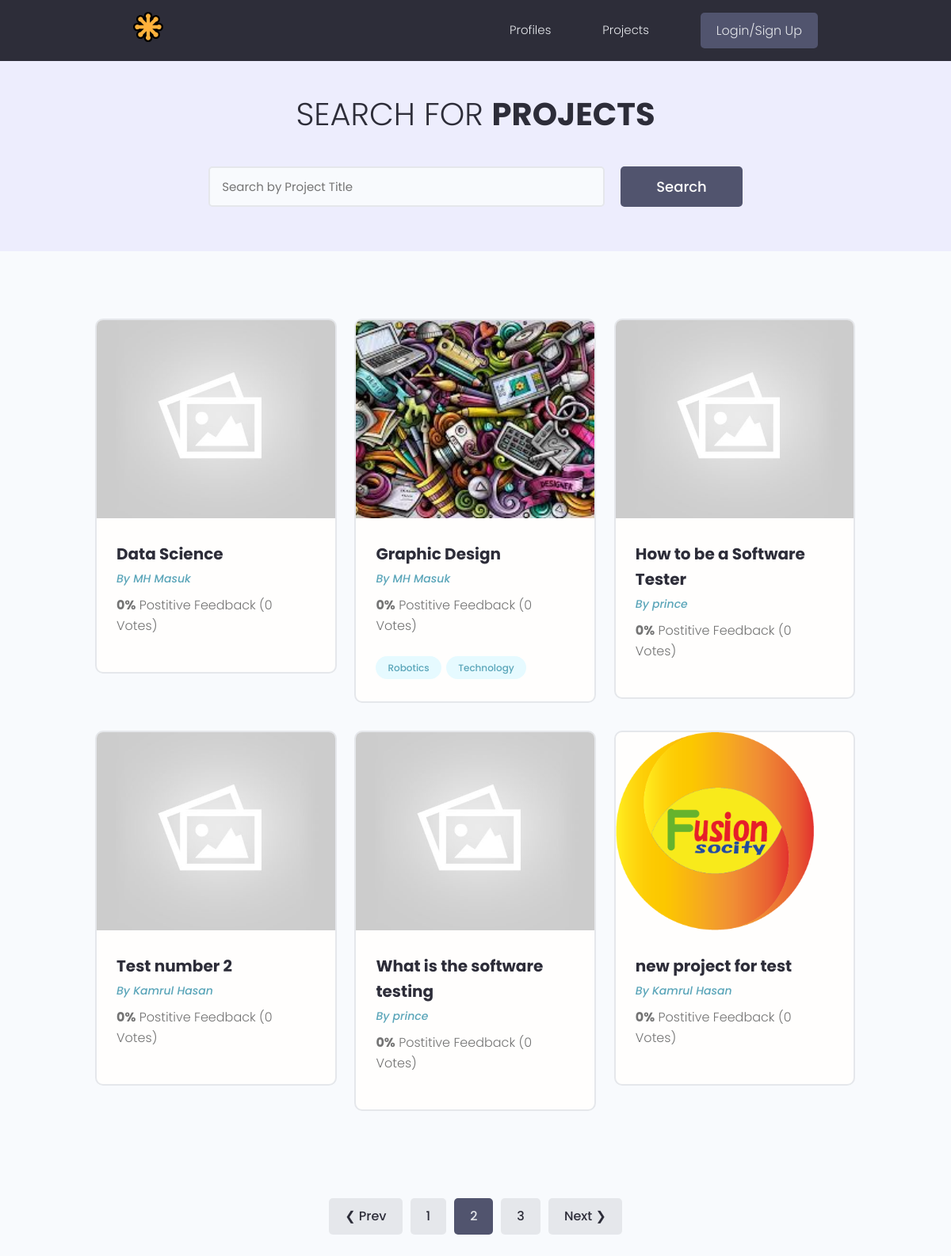
Screenshot of /projects/?page=2 with the database file from the repository.
### projects/models.py (models this page shows, shortened)
class Project(models.Model):
    owner = models.ForeignKey(Profiles, blank=True, null=True, on_delete=SET_NULL)
    title = models.CharField(max_length=200)
    description = models.TextField(null=True, blank=True)
    featured_image = models.ImageField(null =True, blank=True, default="default.jpg")
    demo_link = models.CharField(max_length=2000, null=True, blank=True)
    source_link = models.CharField(max_length=2000, null=True, blank=True)
    tags = models.ManyToManyField('Tag', blank=True)
    vote_total = models.IntegerField(default=0, null=True, blank=True)
    vote_ratio = models.IntegerField(default=0, null=True, blank=True)
    created = models.DateTimeField(auto_now_add=True)
    id = models.UUIDField(default=uuid.uuid4, unique=True, primary_key=True, editable=False)
    class Meta:
        ordering = ['-vote_ratio', '-vote_total', 'title']

class Tag(models.Model):
    name = models.CharField(max_length=200)
    created = models.DateTimeField(auto_now_add=True)
    id = models.UUIDField(default=uuid.uuid4, unique=True,
                          primary_key=True, editable=False)
    def __str__(self):
        return self.name

### users/models.py (models this page shows, shortened)
class Profiles(models.Model):
    user = models.OneToOneField(User, on_delete=models.CASCADE,
                                null=True,blank=True)
    name = models.CharField(max_length=100, blank=True, null=True)
    email = models.EmailField(max_length=300, blank=True, null=True)
    username = models.CharField(max_length=100, blank=True, null=True)
    locations = models.CharField(max_length=100, blank=True, null=True)
    short_into = models.CharField(max_length=300, blank=True, null=True)
    bio = models.TextField(blank=True, null=True)
    profile_image = models.ImageField(
                                      null=True, blank=True, upload_to='profils/', default="profiles/user-default.png")
    social_github = models.CharField(max_length=200, blank=True,null=True)
    social_twitter = models.CharField(max_length=200, blank=True,null=True)
    social_linkedin = models.CharField(max_length=200, blank=True,null=True)
    social_facebook = models.CharField(max_length=200, blank=True,null=True)
    social_youtube = models.CharField(max_length=200, blank=True,null=True)
    social_website = models.CharField(max_length=200, blank=True,null=True)
    created = models.DateTimeField(auto_now_add=True)
    id = models.UUIDField(default=uuid.uuid4, unique=True, primary_key=True, editable=False)

### projects/views.py (the view)
# urls.py: path('projects/', include('projects.urls')),
def projects(request):
    projects, search_query = searchProjects(request)
    custom_range, projects = paginationProjects(request, projects, 6)
    context = {'projects': projects,
               'search_query': search_query,
               'custom_range':custom_range}
    return render(request, 'projects/projects.html', context)

### projects/utils.py (called while the page is built)
def paginationProjects(request, projects, results):
    page = request.GET.get('page')
    results = 6
    paginator = Paginator(projects, results)
    try:
        projects = paginator.page(page)
    except PageNotAnInteger:
        page =1
        projects = paginator.page(page)
    except EmptyPage:
        page = paginator.num_pages
        projects = paginator.page(page)
    leftIndex = (int(page) - 3)
    if leftIndex < 1:
        leftIndex = 1
    rightIndex = (int(page) + 3)
    if rightIndex > paginator.num_pages:
        rightIndex = paginator.num_pages + 1
    custom_range = range(leftIndex, rightIndex)
    return custom_range, projects

def searchProjects(request):
    search_query = ''
    if request.GET.get('search_query'):
        search_query = request.GET.get('search_query')
    tags = Tag.objects.filter(name__icontains=search_query)
    projects = Project.objects.distinct().filter(
        Q(title__icontains = search_query)|
        Q(description__icontains = search_query)|
        Q(owner__name__icontains = search_query)|
        Q(tags__in=tags)
    )
    return projects, search_query

### projects/templates/projects/projects.html (shortened to what this page needs)
 {% extends 'main.html' %}
 {% block content %}
 {% load static %}
<main class="projects">
  <section class="hero-section text-center">
    <div class="container container--narrow">
      <div class="hero-section__box">
        <h2>Search for <span>Projects</span></h2>
      </div>
      <div class="hero-section__search">
        <form id="searchForm" class="form" action="{% url 'projects' %}" method="get">
          <div class="form__field">
            <input class="input input--text" id="formInput#search" type="text" name="search_query"
              placeholder="Search by Project Title" value="{{search_query}}" />
          </div>
          <input class="btn btn--sub btn--lg" type="submit" value="Search" />
        </form>
      </div>
    </div>
  </section>
  <section class="projectsList">
    <div class="container">
      <div class="grid grid--three">
        {% for project in projects %}
        <div class="column">
          <div class="card project">
            <a href="{% url 'project' project.id %}" class="project">
            {% if project.featured_image %}
              <img class="project__thumbnail" src="{{project.featured_image.url}}" alt="project thumbnail"/>
            {% endif %}
              <div class="card__body">
                <h3 class="project__title">{{project.title}}</h3>
                <p><a class="project__author" href="{% url 'user_profiles' project.owner.id %}">By {{project.owner.name}}</a></p>
                <p class="project--rating">
                  <span style="font-weight: bold;">{{project.vote_ratio}}%</span> Postitive
                  Feedback ({{project.vote_total}} Vote{{project.vote_total|pluralize:"s"}})
                </p>
                <div class="project__tags">
                  {% for tag in project.tags.all %}
                  <span class="tag tag--pill tag--main">
                    <small>{{tag}}</small>
                  </span>
                  {% endfor %}
                </div>
              </div>
            </a>
          </div>
        </div>
        {% endfor %}
      </div>
    </div>
  </section>
  {% include 'pagination.html' with queryset=projects custom_range=custom_range %}
</main>
  {% endblock content %}

### templates/main.html (shortened to what this page needs)
<!DOCTYPE html>
{% load static %}
<html>
<head>
    <link rel="stylesheet" href="https://cdn.iconmonstr.com/1.3.0/css/iconmonstr-iconic-font.min.css" />
    <link rel="stylesheet" href="{% static 'uikit/styles/uikit.css' %}" />
    <link rel="stylesheet" href="{% static 'styles/app.css' %}" />
</head>
<body>
 {% include 'navbar.html' %}
 {% block content  %}
 {% endblock  %}
</body>
</html>

### templates/navbar.html (shortened to what this page needs)
{% load static %}
<header class="header">
    <div class="container container--narrow">
      <a href="{% url 'profiles' %}" class="header__logo">
        <img src="{% static 'images/svg-2.svg' %}" alt="DevSearch Logo" />
      </a>
      <nav class="header__nav">
        <ul class="header__menu">
          <li class="header__menuItem"><a href="{% url 'profiles' %}">Profiles</a></li>
          <li class="header__menuItem"><a href="{% url 'projects' %}">Projects</a></li>
          {% if request.user.is_authenticated %}
          <li class="header__menuItem"><a href="{% url 'create-project' %}">Add Project</a></li>
          <li class="header__menuItem"><a href="{% url 'inbox' %}">Inbox</a></li>
          <li class="header__menuItem"><a href="{% url 'account' %}" class="btn btn--sub">Account</a></li>
          <li class="header__menuItem"><a href="{% url 'logout' %}" class="btn btn--sub">Logout</a></li>
          {% else %}
          <li class="header__menuItem"><a href="{% url 'login' %}" class="btn btn--sub">Login/Sign Up</a></li>
          {% endif %}
        </ul>
      </nav>
    </div>
  </header>

### templates/pagination.html
{% if queryset.has_other_pages %}
<div class="pagination">
  <ul class="container">
    {% if queryset.has_previous %}
    <li><a href="?page={{queryset.previous_page_number}}" class="btn page-link" data-page="{{queryset.previous_page_number}}" >&#10094; Prev </a></li>
    {% endif %}
    {% for page in custom_range %}
    {% if page == queryset.number %}
    <li><a href="?page={{page}}" class="btn page-link btn--sub" data-page="{{page}}" >{{page}}</a></li>
    {% else %}
    <li><a href="?page={{page}}" class="btn page-link" data-page="{{page}}">{{page}}</a></li>
    {% endif %}
    {% endfor %}
    {% if queryset.has_next %}
    <li><a href="?page={{queryset.next_page_number}}" class="btn page-link" data-page="{{queryset.next_page_number}}">Next &#10095;</a></li>
    {% endif %}
  </ul>
</div>
{% endif %}

### static/styles/app.css (style rules this page uses)
:root { --color-sub: #2d2d39; }
.btn--sub { background-color: var(--color-sub-light); }
.card { border: 2px solid var(--color-light); }
img { width: 100%; }
.header { position: sticky; z-index: 111; background-color: var(--color-sub); padding: 1.5rem 0; }
.header > .container { display: flex; justify-content: space-between; align-items: center; }
.header__logo > img { height: 3.8rem; }
.header__nav > ul { display: inline-flex; align-items: center; list-style: none; gap: 6.5rem; }
.header__menuItem > a { color: var(--color-light); font-weight: 300; }
.hero-section { height: 40vh; display: flex; align-items: center; background-color: var(--color-sub); }
.hero-section__box { margin-bottom: 4rem; }
.hero-section__box > h2, .hero-section__box > h2 > span { font-size: 4rem; color: var(--color-light); line-height: 1.3; text-transform: uppercase; }
.hero-section__box > h2 { font-weight: 300; }
.hero-section__box > h2 > span { font-weight: 700; }
.hero-section__search > .form { display: flex; align-items: center; justify-content: center; gap: 2rem; }
.hero-section__search > .form input.input--text { width: 50rem; }
.pagination { margin-top: 8rem; margin-bottom: 10rem; }
.pagination > ul { flex-wrap: wrap; list-style: none; display: flex; align-items: center; justify-content: center; gap: 1rem; }
.pagination .btn { color: var(--color-sub); }
.pagination .btn.btn--sub { color: var(--color-light); }
.project__author { font-size: 1.4rem; font-style: italic; }
.project--rating { margin-bottom: 1.6em; margin-top: .5em; }
.projects > .hero-section { background: var(--color-sub-lighter); height: 30vh; }
.projects .hero-section__box { margin-bottom: 2.5rem; }
.projects .hero-section__box > h2 { color: var(--color-sub); }
.projects .hero-section__box > h2 > span { font-weight: 700; color: var(--color-sub); }
.projectsList { margin-top: 8rem; }
.project__thumbnail { height: 25rem; object-fit: cover; object-position: top center; }
.project__title { font-size: 2rem; font-weight: 700; color: var(--color-sub); }

### static/uikit/styles/modules/_variables.css (style rules this page uses)
:root { --color-main: #5aa5b9; --color-main-light: #e6faff; --color-sub: #3f4156; --color-sub-light: #51546e; --color-sub-lighter: #ededfd; --color-text: #737373; --color-gray: #8b8b8b; --color-light: #e5e7eb; --color-light-gray: #767676; --color-bg: #f8fafd; --color-white: #fffefd; --color-white-light: #f3f3f3; --color-success: #359e64; --color-success-bg: #def8e8; --color-error: #fc4b0b; --color-error-bg: #fff2ee; --font-base: 'Poppins', arial, helvetica, 'Segoe UI', roboto, ubuntu, sans-serif; --font-monospace: 'Fira Code', 'Courier New', courier, monospace; --font-regular: 300; --font-medium: 500; --font-bold: 700; --generic-shadow: 1px 1px 5px #00000010; --generic-transition: all 0.3s ease-in-out; }

### static/uikit/styles/modules/_base.css (style rules this page uses)
* { margin: 0; padding: 0; box-sizing: border-box; text-rendering: optimizeLegibility; color: inherit; font-size: inherit; }
html { font-size: 50%; }
@media only screen and (min-width: 480px) { html { font-size: 56.25%; } }
@media only screen and (min-width: 1200px) { html { font-size: 62.5%; } }
body { line-height: 1.6; font-weight: 400; font-size: 1.5rem; color: var(--color-text); background-color: var(--color-bg); min-height: 100vh; }

### static/uikit/styles/modules/_typography.css (style rules this page uses)
* { font-family: var(--font-base); }
h2 { font-size: 3.6rem; font-weight: var(--font-bold); }
h3 { font-size: 3.2rem; font-weight: var(--font-medium); }
p, span, strong { font-size: 1.6rem; color: var(--color-text); font-weight: var(--font-regular); }
a { padding-bottom: 2px; text-decoration: none; display: inline-block; color: var(--color-main); font-weight: var(--font-medium); }

### static/uikit/styles/modules/_utilities.css (style rules this page uses)
.container { width: 92%; max-width: 165rem; margin: 0 auto; box-sizing: border-box; }
.container--narrow { width: 92%; max-width: 120rem; }
@media screen and (min-width: 1000px) { .container { width: 90%; } }
@media screen and (min-width: 1000px) { .container--narrow { width: 85%; } }
@media screen and (min-width: 1200px) { .container { width: 80%; } }
@media screen and (min-width: 1200px) { .container--narrow { width: 72%; } }
.text-center { text-align: center; }

### static/uikit/styles/modules/_card.css (style rules this page uses)
.card { border-radius: 1rem; background-color: var(--color-white); border: 1.5px solid var(--color-light); width: auto; height: auto; margin-top: 0.5rem; margin-bottom: 0.5rem; overflow: hidden; }
.card__body, .card__header { padding: 2rem 2.5rem; }

### rows the page displays
Project: featured_image (placeholder picture), title "Data Science", owner.name "MH Masuk", vote_ratio "0", vote_total "0"
Project: featured_image (picture), title "Graphic Design", owner.name "MH Masuk", vote_ratio "0", vote_total "0"
Tag: name "Robotics"
Tag: name "Technology"
Project: featured_image (placeholder picture), title "How to be a Software Tester", owner.name "prince", vote_ratio "0", vote_total "0"
Project: featured_image (placeholder picture), title "Test number 2", owner.name "Kamrul Hasan", vote_ratio "0", vote_total "0"
Project: featured_image (placeholder picture), title "What is the software testing", owner.name "prince", vote_ratio "0", vote_total "0"
Project: featured_image (picture), title "new project for test", owner.name "Kamrul Hasan", vote_ratio "0", vote_total "0"

### other values shown
{{ page }} "1" "3"
{{ page }} "2"
